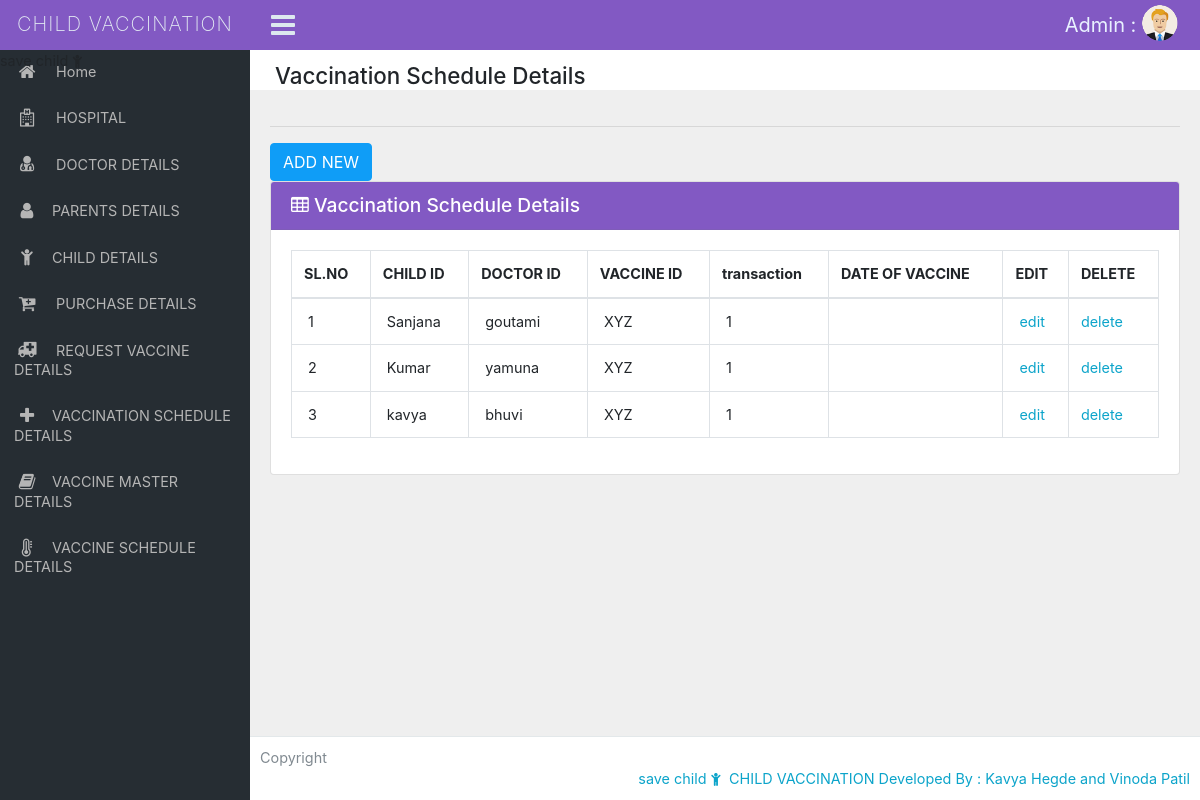
Before: /codes/Vaccination_schedule_view.php with the older database file.
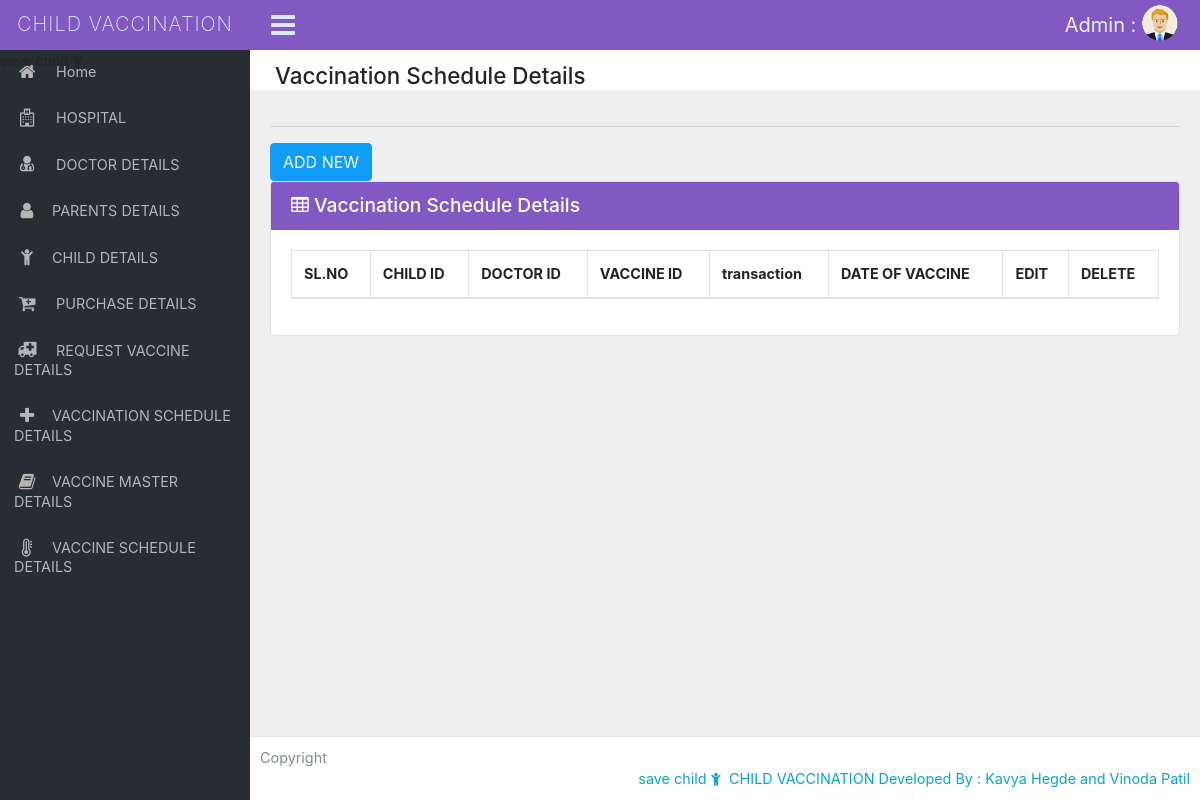
After: the same page with the newer database file.
### tables this page shows
CREATE TABLE `vaccination_schedule` (
  `vaccination_schedule_id` int(100) NOT NULL,
  `child_id` int(100) NOT NULL,
  `doctor_id` int(100) NOT NULL,
  `v_id` int(100) NOT NULL,
  `transaction` int(11) NOT NULL,
  `s_status` varchar(20) NOT NULL
);

CREATE TABLE `child_info` (
  `child_id` int(100) NOT NULL,
  `parent_id` int(100) NOT NULL,
  `c_name` varchar(200) NOT NULL,
  `dob` date NOT NULL,
  `gender` varchar(200) NOT NULL
);

CREATE TABLE `doctor` (
  `doctor_id` int(20) NOT NULL,
  `hospital_id` int(100) NOT NULL,
  `doctor_name` varchar(200) NOT NULL,
  `phone_no` int(200) NOT NULL,
  `email` varchar(200) NOT NULL,
  `specialization` varchar(200) NOT NULL,
  `password` varchar(100) NOT NULL,
  `alternate_no` varchar(100) NOT NULL
);

CREATE TABLE `vaccine_master` (
  `v_id` int(100) NOT NULL,
  `vname` varchar(100) NOT NULL,
  `duration_type` varchar(100) NOT NULL,
  `duration_of_vaccine` int(11) NOT NULL,
  `stock` int(11) NOT NULL,
  `image` varchar(300) NOT NULL,
  `description` varchar(100) NOT NULL
);

### codes/Vaccination_schedule_view.php (the view, shortened to what this page needs)
<!DOCTYPE html>
<html lang="en">
<?php include('metadata.php'); ?>
<body class="adminbody">
<div id="main">
<?php include('header.php'); ?>
  <?php include('sidebar.php'); ?>
    <div class="content-page">
        <div class="content">
      <div class="container-fluid">
        <div class="row">
            <div class="col-xl-12">
                <div class="breadcrumb-holder">
                    <h1 class="main-title float-left"> Vaccination Schedule Details</h1>
                    <div class="clearfix"></div>
                </div>
            </div>
        </div>
        <hr>
<a href="Vaccination_schedule.php" class="btn btn-primary">ADD NEW</a>
<div class="row">
            <div class="col-xs-12 col-sm-12 col-md-12 col-lg-12 col-xl-12">
              <div class="card mb-3">
                <div class="card-header">
                  <h3><i class="fa fa-table"></i> Vaccination Schedule Details </h3>
                </div>
                <div class="card-body">
                  <div class="table-responsive">
                  <table id="example1" class="table table-bordered table-hover display">
                        <thead>
                        <tr>
    <th>SL.NO</th>
    <th>CHILD ID </th>
    <th>DOCTOR ID </th>
    <th>VACCINE ID </th>
	<th>transaction</th>
    <th>DATE OF VACCINE </th>
    <th>EDIT</th>
    <th>DELETE</td>
  </tr>
</thead>
<tbody>
  <?php
include('../dbconnect/dbconnect.php');
$sl=1;
$sql="select * from vaccination_schedule vs,child_info ci,doctor d,vaccine_master vm where vs.child_id=ci.child_id and vs.doctor_id=d.doctor_id and vs.v_id=vm.v_id";
$res=mysqli_query($conn,$sql);
while($row=mysqli_fetch_array($res))
{
?>
  <tr>
    <td>&nbsp;<?php echo $sl++;?></td>
    <td>&nbsp;<?php echo $row['c_name'];?></td>
    <td>&nbsp;<?php echo $row['doctor_name'];?></td>
    <td>&nbsp;<?php echo $row['vname'];?></td>
  	<td>&nbsp;<?php echo $row['transaction'];?></td>
	  <td>&nbsp;<?php echo $row['date_of_vaccine'];?></td>
    <td>&nbsp;<a href="Vaccination_schedule_edit.php?vaccination_schedule_id=<?php echo $row['vaccination_schedule_id'];?>">edit</a></td>
    <td><a href="Vaccination_schedule_delete.php?vaccination_schedule_id=<?php echo $row['vaccination_schedule_id'];?>"onclick="return confirm('are u sure want to delete')">delete</a></td>
  </tr>
  <?php
}
?>
</tbody>
</table>
</div>
                </div>
              </div>
            </div>
            </div>
    </div>
    </div>
  <?php include('footer.php'); ?>
</div>
</body>
</html>

Changed rows visible on the page:
removed vaccination_schedule: child.c_name "Sanjana", doctor.doctor_name "goutami", v.vname "XYZ", transaction "1"
removed vaccination_schedule: child.c_name "Kumar", doctor.doctor_name "yamuna", v.vname "XYZ", transaction "1"
removed vaccination_schedule: child.c_name "kavya", doctor.doctor_name "bhuvi", v.vname "XYZ", transaction "1"
